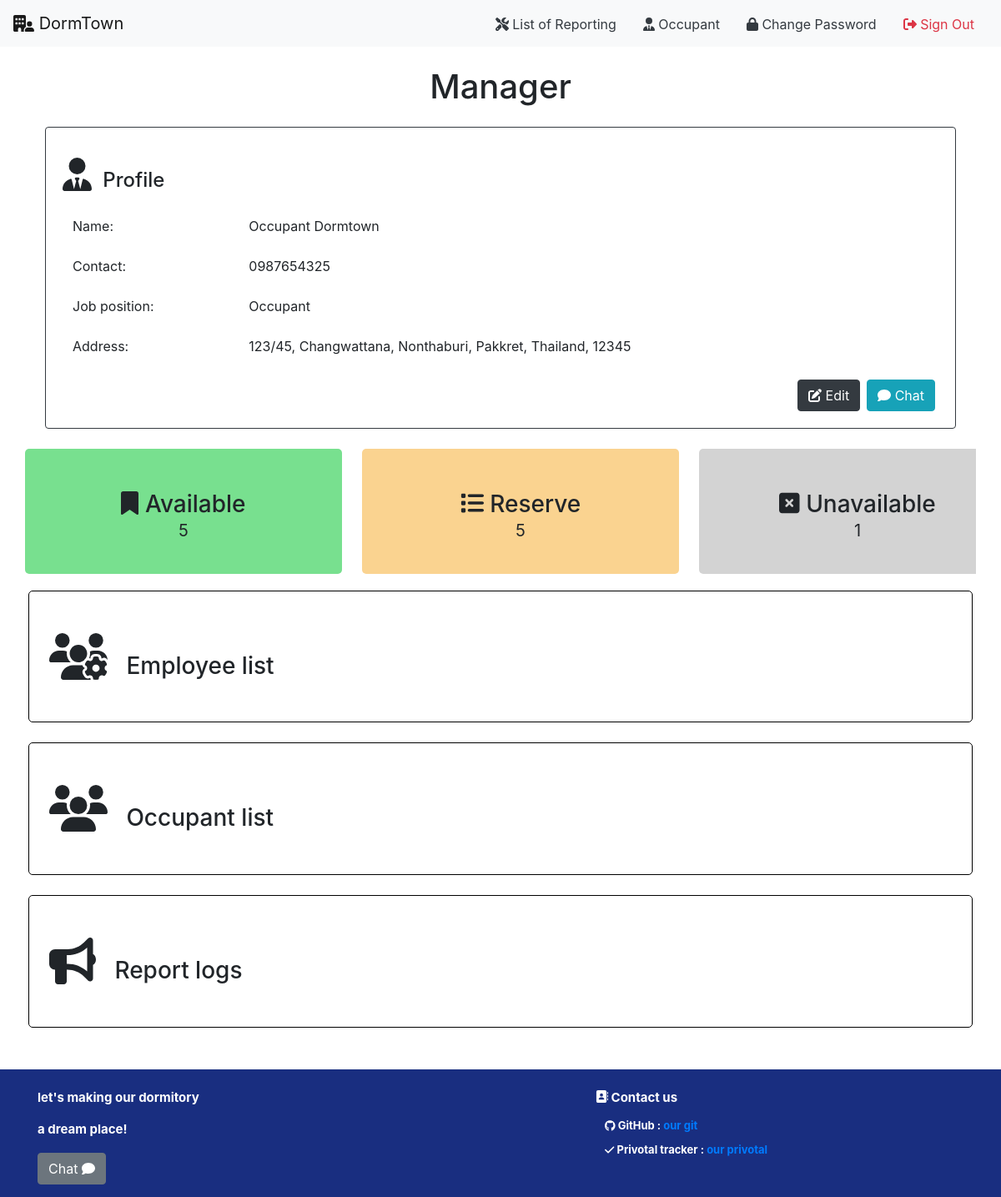
Screenshot of /manager/ (signed in) with the database file from the repository.
### occupant/models.py (models this page shows, shortened)
class UserInfo(models.Model):
    user_id = models.ForeignKey(
        User, on_delete=models.CASCADE, related_name="user_id")
    role_id = models.ForeignKey(
        Role, on_delete=models.CASCADE, related_name="role_id")
    room_id = models.ForeignKey(
        Room, on_delete=models.CASCADE, related_name="room_id", null=True)
    phone_number = models.CharField(max_length=10)
    address = models.CharField(max_length=100)
    street = models.CharField(max_length=50)
    state = models.CharField(max_length=50)
    city = models.CharField(max_length=50)
    country = models.CharField(max_length=20)
    zip_code = models.CharField(max_length=10)

class Role(models.Model):
    role_name = models.CharField(max_length=20)

### manager/views.py (the view)
# urls.py: path("", views.index, name="chat_to_admin"),
def index(req):
    if req.user.is_authenticated:
        user_info = UserInfo.objects.get(user_id=req.user)
        rooms_available = Room.objects.filter(status=True)
        rooms_unavailable = Room.objects.filter(status=False)
        return render(req, "manager/dashboard.html", {"user_info": user_info, "rooms_a": rooms_available, "rooms_b": rooms_unavailable})
    return render(req, "manager/dashboard.html")

### manager/templates/manager/dashboard.html (shortened to what this page needs)
{% extends 'manager/layout.html' %}
{% block body %}
<div class="container-fluid">
  <h1 class="bold-text text-center mt-4">
    Manager
  </h1>
  <section class="manager-profile border border-dark rounded m-4">
    <div class="card-body">
      <div class="d-flex justify-content-between align-items-center py-3">
        <h2 class="h5 mb-0">
          <i class="fa-solid fa-user-tie fa-2x"></i>
          <span class="h4 ml-2">Profile</span>
        </h2>
      </div>
      <table class="table table-borderless">
        <tr>
          <td colspan="2">Name:</td>
          <td class="text-end">{{user_info.user_id.first_name}} {{user_info.user_id.last_name}}</td>
        </tr>
        <tr>
          <td colspan="2">Contact:</td>
          <td class="text-end">{{user_info.phone_number}}</td>
        </tr>
        <tr>
          <td colspan="2">Job position:</td>
          <td class="text-end">{{user_info.role_id.role_name}}</td>
        </tr>
        <tr>
          <td colspan="2">Address:</td>
          <td class="text-end">{{ user_info.address }}, {{ user_info.street }}, {{ user_info.state }}, {{ user_info.city }}, {{ user_info.country }}, {{ user_info.zip_code }} </td>
        </tr>
      </table>
      <div class="d-flex justify-content-end">
        <a class="btn btn-dark text-white mx-1" href="{% url 'users:edit_profile' %}">
          <i class="fa-solid fa-pen-to-square"></i>
          Edit
        </a>
        <a class="btn btn-info text-white mx-1" href="/chat/user/1">
          <i class="fa-solid fa-comment"></i>
          Chat
        </a>
      </div>
    </div>
  </section>
  <section class="manager-stat d-flex justify-content-around">
    <div onclick="location.href='rooms_available';" style="cursor: pointer;" class="col-4 available-box">
      <h3><i class="fa-solid fa-bookmark fa-1x"></i> Available</h3>
      <span>{{rooms_a.count}}</span>
    </div>
    <div onclick="location.href='rooms_reserve';" style="cursor: pointer;" class="col-4 reserve-box mx-4">
      <div>
        <h3>
          <i class="fa-solid fa-list fa-1x"></i>
          Reserve
        </h3>
        <span>5</span>
      </div>
    </div>
    <div onclick="location.href='rooms_unavailable';" style="cursor: pointer;" class="col-4 unavailable-box">
      <h3>
        <i class="fa-solid fa-square-xmark fa-1x"></i>
        Unavailable
      </h3>
      <span>{{rooms_b.count}}</span>
    </div>
  </section>
  <section class="listing">
    <div class="d-flex flex-column my-3 p-1">
      <div onclick="location.href='employee_list';" style="cursor: pointer;" class="w-100 h-50 employee-list-box">
        <h3 class="ml-4">
          <i class="fa-solid fa-users-gear fa-2x"></i></i></i>&nbsp;&nbsp;
          Employee list
        </h3>
      </div>
      <div onclick="location.href='occupant_list';" style="cursor: pointer;" class="w-100 h-50 my-4 occupant-list-box">
        <h3 class="ml-4">
          <i class="fa-solid fa-users fa-2x"></i></i>&nbsp;&nbsp;
          Occupant list
        </h3>
      </div>
      <div onclick="location.href='report_logs';" style="cursor: pointer;" class="w-100 h-50 report-log-box">
        <h3 class="ml-4">
          <i class="fa-solid fa-bullhorn fa-2x"></i>&nbsp;&nbsp;
          Report logs
        </h3>
      </div>
    </div>
  </section>
</div>
{% endblock %}

### chat/static/chat/chat.css (style rules this page uses)
h2,h3 { margin:0; }

### manager/static/manager/dashboard.css (style rules this page uses)
:root { --height-box: 150px; --padding-box: 50px 0; --border-radius-box: 5px; }
section.manager-stat { text-align: center; font-size: 20px; overflow: auto; }
section.listing { text-align: left; font-size: 20px; overflow: auto; }
.available-box { background-color: #78e08f; height: var(--height-box); border-radius: var(--border-radius-box); padding: var(--padding-box); }
.reserve-box { background-color: #fad390; height: var(--height-box); border-radius: var(--border-radius-box); padding: var(--padding-box); }
.unavailable-box { background-color: lightgray; height: var(--height-box); border-radius: var(--border-radius-box); padding: var(--padding-box); }
.report-log-box { height: var(--height-box); border-radius: var(--border-radius-box); padding: var(--padding-box); border: 1px solid black; }
.employee-list-box { height: var(--height-box); border-radius: var(--border-radius-box); padding: var(--padding-box); border: 1px solid black; }
.occupant-list-box { height: var(--height-box); border-radius: var(--border-radius-box); padding: var(--padding-box); border: 1px solid black; }

### rows the page displays
UserInfo: user_id.first_name "Occupant", user_id.last_name "Dormtown", phone_number "0987654325", role_id.role_name "Occupant", address "123/45", street "Changwattana", state "Nonthaburi", city "Pakkret", country "Thailand", zip_code "12345"

### other values shown
{{ rooms_a.count }} "5"
{{ rooms_b.count }} "1"
